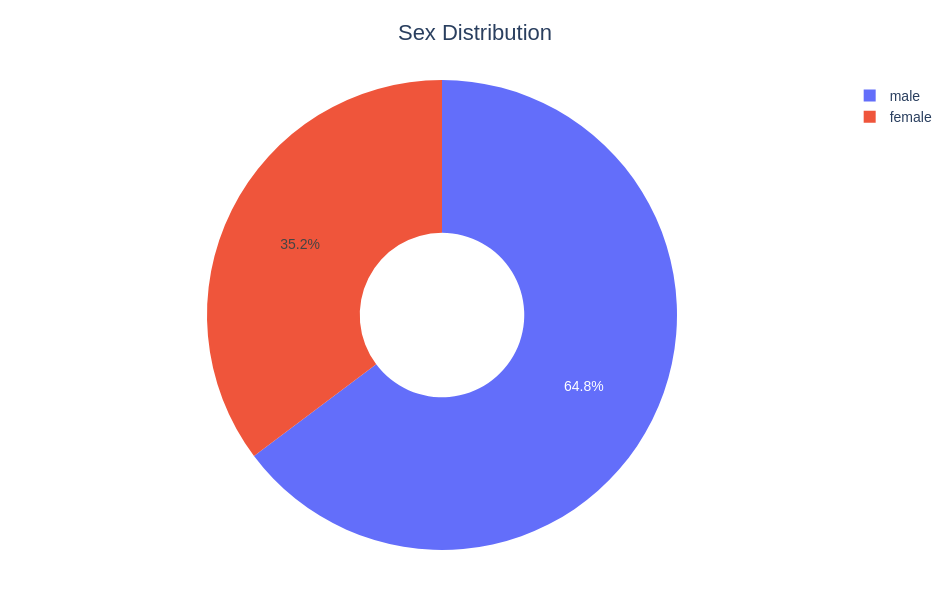

The notebook cell this image was saved under:
### Code cell
viz.pie_chart("Sex").show()

### Figure 1 — Plotly figure (JSON) as saved in the notebook; plotly's stock layout.template omitted (floating-point values rounded to 4 significant figures)
{"data": [{"domain": {"x": [0, 1], "y": [0, 1]}, "hole": 0.35, "hovertemplate": "Sex=%{label}<br>Count=%{value}<extra></extra>", "labels": ["male", "female"], "legendgroup": "", "name": "", "showlegend": true, "type": "pie", "values": [577, 314]}], "layout": {"font": {"family": "Arial", "size": 14}, "height": 600, "legend": {"title": {"text": ""}, "tracegroupgap": 0}, "margin": {"b": 50, "l": 50, "r": 50, "t": 80}, "title": {"font": {"size": 22}, "text": "Sex Distribution", "x": 0.5, "xanchor": "center"}, "width": 950}}
